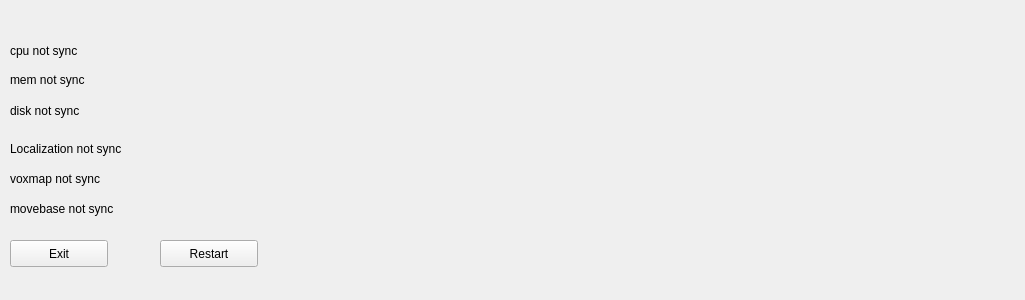
<?xml version="1.0" encoding="UTF-8"?>
<ui version="4.0">
 <class>Form</class>
 <widget class="QWidget" name="Form">
  <property name="geometry">
   <rect>
    <x>0</x>
    <y>0</y>
    <width>1025</width>
    <height>300</height>
   </rect>
  </property>
  <property name="windowTitle">
   <string>robot status</string>
  </property>
  <widget class="QLabel" name="monitorlabel">
   <property name="geometry">
    <rect>
     <x>30</x>
     <y>110</y>
     <width>66</width>
     <height>17</height>
    </rect>
   </property>
   <property name="text">
    <string/>
   </property>
  </widget>
  <widget class="QLabel" name="localizationlabel">
   <property name="geometry">
    <rect>
     <x>10</x>
     <y>140</y>
     <width>1001</width>
     <height>17</height>
    </rect>
   </property>
   <property name="text">
    <string>Localization not sync</string>
   </property>
  </widget>
  <widget class="QLabel" name="voxmaplabel">
   <property name="geometry">
    <rect>
     <x>10</x>
     <y>170</y>
     <width>1001</width>
     <height>17</height>
    </rect>
   </property>
   <property name="text">
    <string>voxmap not sync</string>
   </property>
  </widget>
  <widget class="QLabel" name="cpulabel">
   <property name="geometry">
    <rect>
     <x>10</x>
     <y>40</y>
     <width>1001</width>
     <height>21</height>
    </rect>
   </property>
   <property name="sizePolicy">
    <sizepolicy hsizetype="Preferred" vsizetype="Preferred">
     <horstretch>0</horstretch>
     <verstretch>0</verstretch>
    </sizepolicy>
   </property>
   <property name="text">
    <string>cpu not sync</string>
   </property>
  </widget>
  <widget class="QLabel" name="memlabel">
   <property name="geometry">
    <rect>
     <x>10</x>
     <y>70</y>
     <width>1001</width>
     <height>20</height>
    </rect>
   </property>
   <property name="text">
    <string>mem not sync</string>
   </property>
  </widget>
  <widget class="QLabel" name="disklabel">
   <property name="geometry">
    <rect>
     <x>10</x>
     <y>100</y>
     <width>1001</width>
     <height>21</height>
    </rect>
   </property>
   <property name="text">
    <string>disk not sync</string>
   </property>
  </widget>
  <widget class="QPushButton" name="exitbtn">
   <property name="geometry">
    <rect>
     <x>10</x>
     <y>240</y>
     <width>98</width>
     <height>27</height>
    </rect>
   </property>
   <property name="text">
    <string>Exit</string>
   </property>
  </widget>
  <widget class="QLabel" name="movebaselabel">
   <property name="geometry">
    <rect>
     <x>10</x>
     <y>200</y>
     <width>1001</width>
     <height>17</height>
    </rect>
   </property>
   <property name="text">
    <string>movebase not sync</string>
   </property>
  </widget>
  <widget class="QPushButton" name="restartbtn">
   <property name="geometry">
    <rect>
     <x>160</x>
     <y>240</y>
     <width>98</width>
     <height>27</height>
    </rect>
   </property>
   <property name="text">
    <string>Restart</string>
   </property>
  </widget>
 </widget>
 <resources/>
 <connections>
  <connection>
   <sender>exitbtn</sender>
   <signal>clicked()</signal>
   <receiver>Form</receiver>
   <slot>close()</slot>
   <hints>
    <hint type="sourcelabel">
     <x>58</x>
     <y>253</y>
    </hint>
    <hint type="destinationlabel">
     <x>199</x>
     <y>149</y>
    </hint>
   </hints>
  </connection>
 </connections>
</ui>
